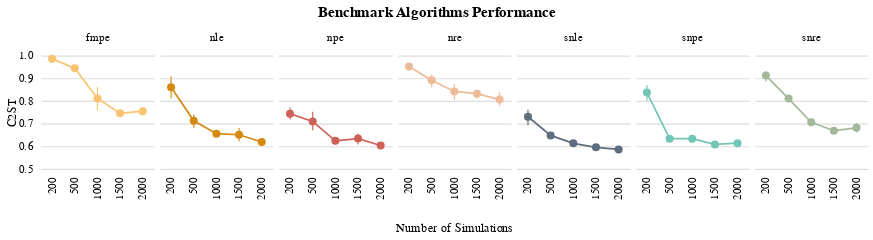

Write notebook code for a chart like this one.
### Code cell
chart

### Figure 1 — Vega-Lite specification as saved in the notebook (floating-point values rounded to 4 significant figures; data arrays with more than 128 entries replaced by an {"elided": "..."} marker saying what was removed)
{"config": {"view": {"strokeWidth": 0, "continuousHeight": 100, "discreteHeight": 100, "continuousWidth": 100, "discreteWidth": 100}, "axis": {"labelFontWeight": "normal", "titleFontWeight": "normal", "grid": false}, "header": {"labelFontWeight": "normal", "titleFontWeight": "normal", "labelOrient": "top", "titleOrient": "bottom"}, "legend": {"labelFontWeight": "normal", "titleFontWeight": "normal"}, "axisX": {"grid": false, "labelAngle": 270, "domain": false, "domainWidth": 0, "ticks": true, "tickWidth": 0, "minExtent": 0}, "axisY": {"domain": false, "domainWidth": 0, "ticks": true, "tickWidth": 0, "grid": true, "titlePadding": 0, "tickCount": 6.0}, "line": {"size": 1.5}, "point": {"size": 50}, "title": {"anchor": "middle", "dx": 0, "offset": 10, "orient": "top"}}, "data": {"name": "data-a416fb943237259e886acb3d1a508e4a"}, "facet": {"column": {"field": "algorithm", "header": {"labels": true}, "sort": null, "title": "Number of Simulations", "type": "nominal"}}, "spec": {"layer": [{"mark": "line", "encoding": {"color": {"field": "algorithm", "legend": null, "scale": {"domain": [" snpe", " npe", " snre", " nre", " snle", " nle", " fmpe"], "range": ["#73c6b6", "#cd6155", "#a3b899", "#edbb99", "#5d6d7e", "#d68910", "#f8c471"]}, "type": "nominal"}, "x": {"field": "num_simulations", "title": "", "type": "ordinal"}, "y": {"aggregate": "mean", "axis": {"title": "C2ST"}, "field": "C2ST", "scale": {"domain": [0.5, 1.0], "zero": false}, "type": "quantitative"}}}, {"mark": {"type": "point", "filled": true}, "encoding": {"color": {"field": "algorithm", "legend": null, "scale": {"domain": [" snpe", " npe", " snre", " nre", " snle", " nle", " fmpe"], "range": ["#73c6b6", "#cd6155", "#a3b899", "#edbb99", "#5d6d7e", "#d68910", "#f8c471"]}, "type": "nominal"}, "x": {"field": "num_simulations", "title": "", "type": "ordinal"}, "y": {"aggregate": "mean", "axis": {"title": "C2ST"}, "field": "C2ST", "scale": {"domain": [0.5, 1.0], "zero": false}, "type": "quantitative"}}}, {"mark": {"type": "errorbar", "extent": "ci"}, "encoding": {"color": {"field": "algorithm", "legend": null, "scale": {"domain": [" snpe", " npe", " snre", " nre", " snle", " nle", " fmpe"], "range": ["#73c6b6", "#cd6155", "#a3b899", "#edbb99", "#5d6d7e", "#d68910", "#f8c471"]}, "type": "nominal"}, "x": {"field": "num_simulations", "title": "", "type": "ordinal"}, "y": {"axis": {"title": "C2ST"}, "field": "C2ST", "scale": {"domain": [0.5, 1.0], "zero": false}, "type": "quantitative"}}}]}, "resolve": {"scale": {"x": "independent"}}, "spacing": 5, "title": {"text": ["Benchmark Algorithms Performance"]}, "$schema": "https://vega.github.io/schema/vega-lite/v4.17.0.json", "datasets": {"data-a416fb943237259e886acb3d1a508e4a": {"elided": "170 records"}}}
